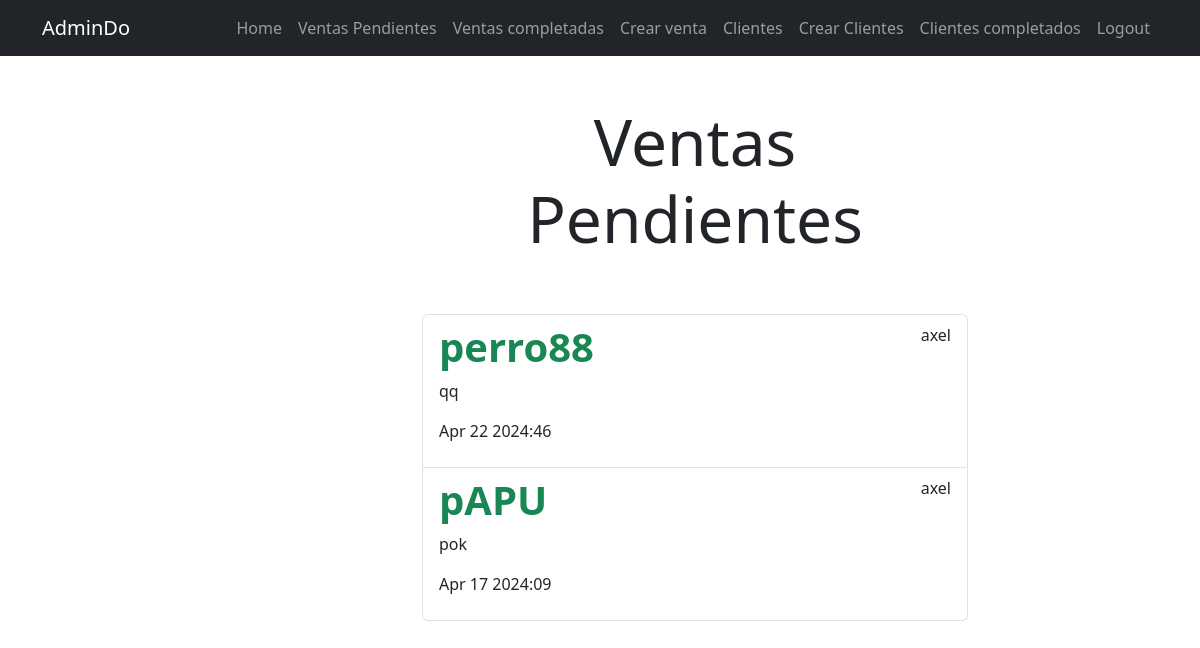
The page /tasks/completed (signed in) on the database its author committed.
### tasks/models.py (models this page shows, shortened)
class Task(models.Model):
    title = models.CharField(max_length=100)
    description = models.TextField(blank=True)
    price = models.DecimalField(max_digits=10, decimal_places=2)
    created = models.DateTimeField(auto_now_add=True)
    datecompleted = models.DateTimeField(null=True, blank=True)
    important = models.BooleanField(default=False)
    user = models.ForeignKey(User, on_delete=models.CASCADE)

### tasks/views.py (the view)
# urls.py: path("tasks/completed", views.tasks_completed, name="tasks_completed"),
@login_required
def tasks_completed(request):
    tasks = Task.objects.filter(user=request.user,
        datecompleted__isnull=False).order_by
    ("-datecompleted")
    return render(request, "tasks.html", {"tasks": tasks})

### tasks/templates/tasks.html (shortened to what this page needs)
{% extends 'base.html' %}
{% block content %}
<main class="container">
    <div class="row">
        <div class="col-md-6 offset-md-4">
            <h1 class="text-center display-3 py-5">Ventas Pendientes</h1>
                <ul class="list-group">
                    {% for task in tasks %}
                    <a class="list-group-item" href="{% url 'task_detail' task.id %}">
                        <header class="d-flex justify-content-between">
                            {% if task.important %}
                            <h1 class="fw-bold text-success">{{ task.title }}</h1>
                            {% else %}
                            <h1 class="fw-bold">{{ task.title }}</h1>
                            {% endif %}
                            <p>{{ task.user.username }}</p>
                        </header>
                            <p>{{ task.description }}</p>
                            <p>{{ task.datecompleted|date:'M j Y:i' }}</p>
                        </a>
                    {% endfor %}
                </ul>
        </div>
    </div>
</main>
{% endblock %}

### rows shown on the page
Task: title "perro88", user.username "axel", description "qq", datecompleted "Apr 22 2024:46"
Task: title "pAPU", user.username "axel", description "pok", datecompleted "Apr 17 2024:09"
